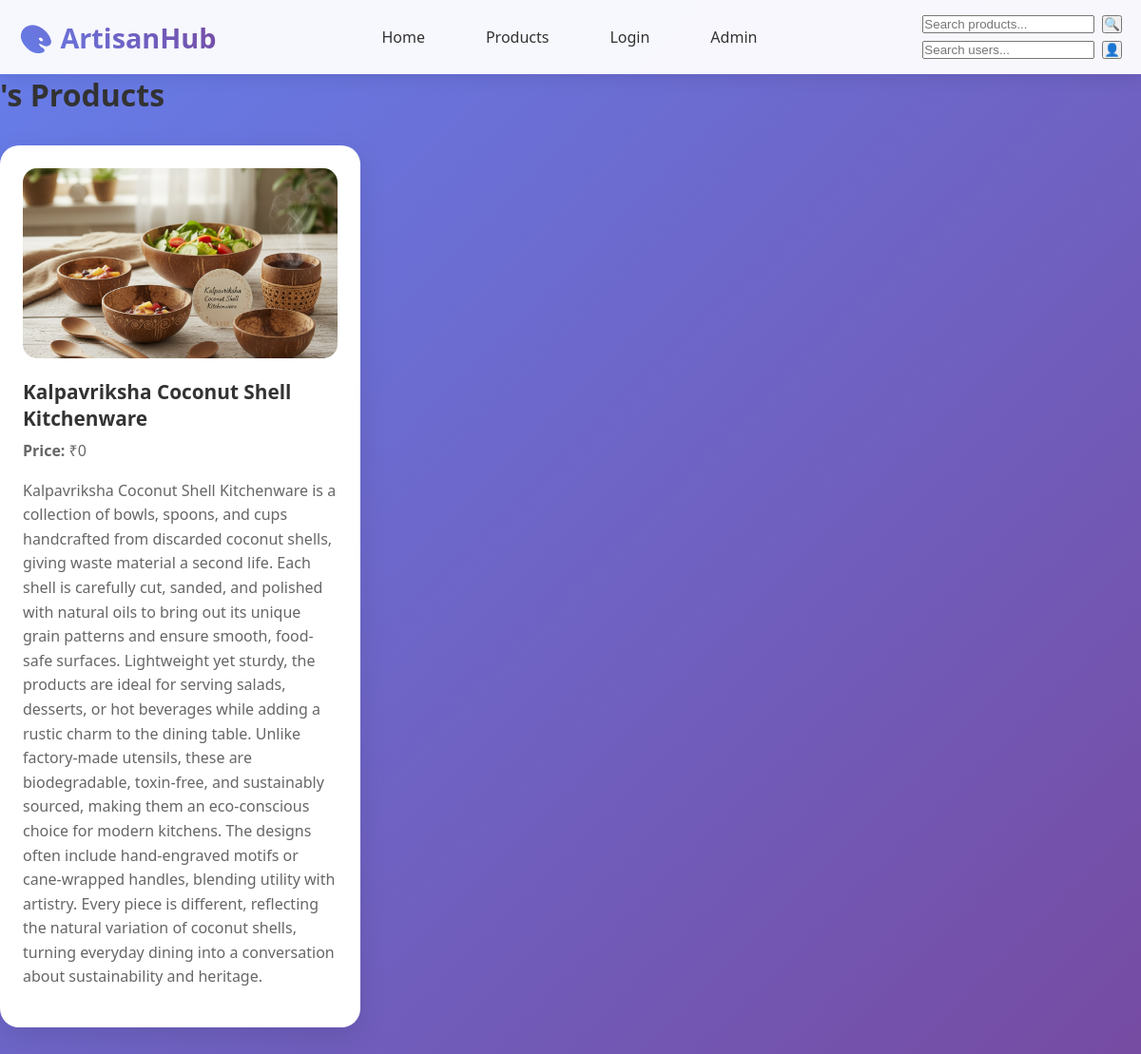
The app's page /user/Anirudhan with its own data.
### app_shop.py (models this page shows)
class Product(Base):
    __tablename__ = "products"
    id = Column(Integer, primary_key=True, index=True)
    name = Column(String, index=True)
    details = Column(Text)
    price = Column(String)
    image_path = Column(String)
    user_id = Column(Integer, ForeignKey("users.id"))
    user = relationship("User", back_populates="products")
    __table_args__ = (UniqueConstraint('user_id', 'name', name='unique_user_product'),)

### app_shop.py (the view)
@app.get("/user/{username}", response_class=HTMLResponse)
async def user_profile(
    username: str,
    request: Request,
    db: Session = Depends(get_db),
    current_user: User = Depends(get_current_user)
):
    user = db.query(User).filter(User.username == username).first()
    if not user:
        raise HTTPException(status_code=404, detail="User not found")
    products = user.products
    tpl = env.get_template("user.html")
    return tpl.render(
        title=f"{username}'s Profile - ArtisanHub",
        user=user,
        products=products,
        current_user=current_user
    )

### shop_data/templates/user.html (shortened to what this page needs)
{% extends 'base.html' %}
{% block content %}
<h1>{{ username }}'s Products</h1>
<div class="grid">
  {% for p in products %}
  <div class="card product">
    {% if p.image_path %}<img src="/static/uploads/{{ p.image_path | basename }}" alt="{{ p.name }}" />{% endif %}
    <h3>{{ p.name }}</h3>
    <p><strong>Price:</strong> ₹{{ p.price }}</p>
    <p>{{ p.details }}</p>
  </div>
  {% endfor %}
</div>
{% endblock %}

### shop_data/templates/base.html (shortened to what this page needs)
<!doctype html>
<html lang="en">
<head>
    <link rel="stylesheet" href="/static/styles.css">
</head>
<body>
    <header>
        <div class="container">
            <nav class="navbar">
                <a href="/" class="logo">🎨 ArtisanHub</a>
                <div class="nav-links">
                    <a href="/">Home</a>
                    <a href="/products">Products</a>
                    <a href="/login">Login</a>
                    <a href="/admin">Admin</a>
                </div>
                <div class="search-bars">
                    <form action="/search" method="get" style="display: flex; gap: 0.5rem; margin-bottom: 0.5rem;">
                        <input type="text" name="q" placeholder="Search products..." />
                        <button type="submit">🔍</button>
                    </form>
                    <form action="/search/users" method="get" style="display: flex; gap: 0.5rem;">
                        <input type="text" name="u" placeholder="Search users..." />
                        <button type="submit">👤</button>
                    </form>
                </div>
            </nav>
        </div>
    </header>
    <main>
        {% block content %}{% endblock %}
    </main>
</body>
</html>

### shop_data/static/styles.css (style rules this page uses)
* { margin: 0; padding: 0; box-sizing: border-box; }
body { font-family: 'Segoe UI', Tahoma, Geneva, Verdana, sans-serif; background: linear-gradient(135deg, #667eea 0%, #764ba2 100%); min-height: 100vh; color: #333; }
.container { max-width: 1200px; margin: 0 auto; padding: 0 20px; }
header { background: rgba(255,255,255,0.95); backdrop-filter: blur(10px); box-shadow: 0 2px 20px rgba(0,0,0,0.1); position: sticky; top: 0; z-index: 100; }
.navbar { display: flex; justify-content: space-between; align-items: center; padding: 1rem 0; }
.logo { font-size: 1.8rem; font-weight: bold; background: linear-gradient(45deg, #667eea, #764ba2); -webkit-background-clip: text; -webkit-text-fill-color: transparent; text-decoration: none; }
.nav-links { display: flex; gap: 2rem; align-items: center; }
.nav-links a { text-decoration: none; color: #333; font-weight: 500; transition: color 0.3s; padding: 0.5rem 1rem; border-radius: 8px; }
.grid { display: grid; grid-template-columns: repeat(auto-fill, minmax(300px, 1fr)); gap: 2rem; padding: 2rem 0; }
.card { background: white; border-radius: 20px; padding: 1.5rem; box-shadow: 0 10px 30px rgba(0,0,0,0.1); transition: transform 0.3s, box-shadow 0.3s; overflow: hidden; }
.product img { width: 100%; height: 200px; object-fit: cover; border-radius: 15px; margin-bottom: 1rem; }
.product h3 { font-size: 1.3rem; margin-bottom: 0.5rem; color: #333; }
.product p { color: #666; line-height: 1.6; margin-bottom: 1rem; }

### records on screen
Product: image_path|basename (picture), name "Kalpavriksha Coconut Shell Kitchenware", price "0", details "Kalpavriksha Coconut Shell Kitchenware is a collection of bowls, spoons, and cups handcrafted from discarded coconut shells, giving waste material a second life. Each shell is carefully cut, sanded, and polished with natural oils to bring out its unique grain patterns and ensure smooth, food-safe surfaces. Lightweight yet sturdy, the products are ideal for serving salads, desserts, or hot beverages while adding a rustic charm to the dining table. Unlike factory-made utensils, these are biodegradable, toxin-free, and sustainably sourced, making them an eco-conscious choice for modern kitchens. The designs often include hand-engraved motifs or cane-wrapped handles, blending utility with…"
